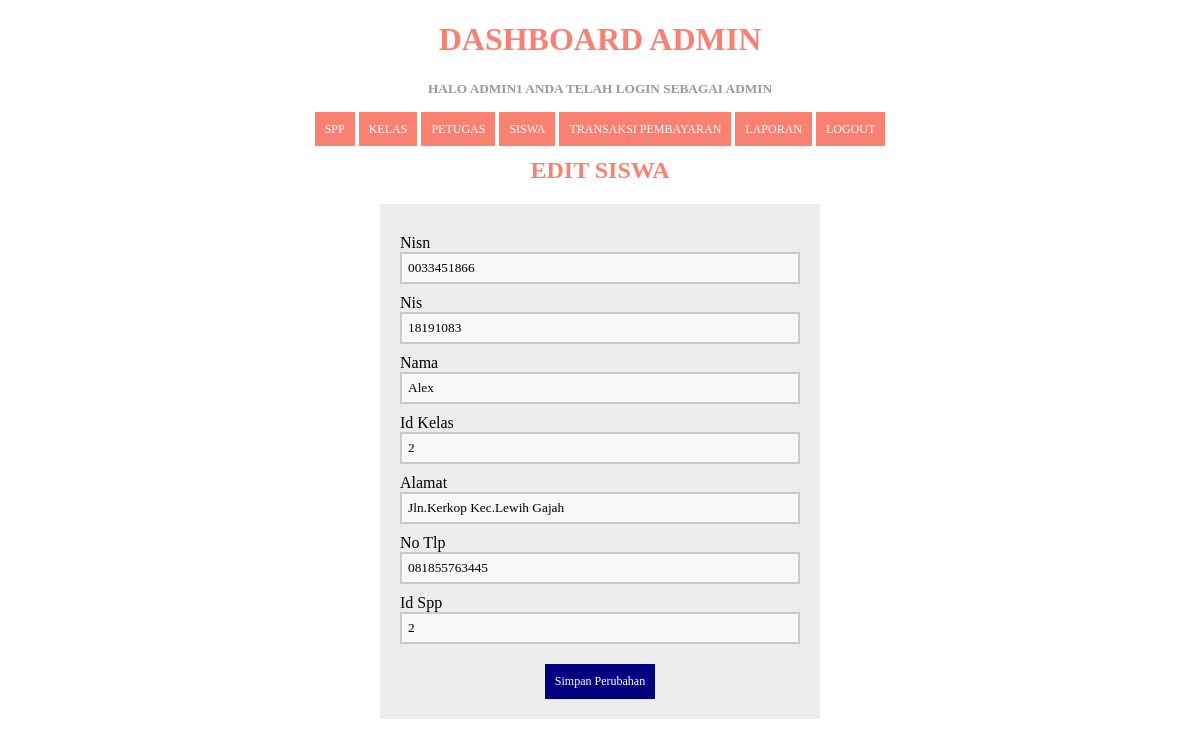
The page /edit_siswa.php?id=0033451866 (signed in) on the database its author committed.
### tables this page shows
CREATE TABLE `tb_siswa` (
  `nisn` char(10) NOT NULL,
  `nis` char(8) NOT NULL,
  `nama` varchar(35) NOT NULL,
  `id_kelas` int(11) NOT NULL,
  `alamat` text NOT NULL,
  `no_tlp` varchar(13) NOT NULL,
  `id_spp` int(11) NOT NULL
);

### edit_siswa.php (the view, shortened to what this page needs)
<?php
include 'koneksi.php';
  if (isset($_GET['id'])) {
    $id = ($_GET["id"]);
    $query = "SELECT * FROM tb_siswa WHERE nisn='$id'";
    $result = mysqli_query($koneksi, $query);
    $data = mysqli_fetch_assoc($result);
  } else {
    echo "<script>alert('Masukkan data id.');window.location='siswa.php';</script>";
  }
  ?>
<!DOCTYPE html>
<html>
  <head>
  </head>
<body>
  <?php
  include ('header.php');
?>
      <center>
        <h2>Edit Siswa</h2>
      <center>
      <form method="POST" action="proses_editsiswa.php" enctype="multipart/form-data" >
      <section class="base">
         <div>
          <label>Nisn</label>
          <input type="text" name="nisn" value="<?php echo $data['nisn']; ?>" required=""/>
        </div>
        <div>
          <label>Nis</label>
          <input type="text" name="nis" value="<?php echo $data['nis']; ?>" required=""/>
        </div>
        <div>
          <label>Nama</label>
         <input type="text" name="nama" value="<?php echo $data['nama']; ?>" required=""/>
        </div>
        <div>
          <label>Id Kelas</label>
         <input type="text" name="id_kelas" value="<?php echo $data['id_kelas']; ?>" required=""/>
        </div>
        <div>
          <label>Alamat</label>
         <input type="text" name="alamat" value="<?php echo $data['alamat']; ?>" required=""/>
        </div>
        <div>
          <label>No Tlp</label>
         <input type="text" name="no_tlp" value="<?php echo $data['no_tlp']; ?>" required=""/>
        </div>
        <div>
          <label>Id Spp</label>
         <input type="text" name="id_spp" value="<?php echo $data['id_spp']; ?>" required=""/>
        </div>
        <div>
         <button type="submit">Simpan Perubahan</button>
        </div>
        </section>
      </form>
</body>
</html>

### edit_siswa.php (style rules this page uses)
* { font-family: "Trebuchet MS"; }
h2 { text-transform: uppercase; color: salmon; }
button { background-color: navy; color: #fff; padding: 10px; text-decoration: none; font-size: 12px; border: 0px; margin-top: 20px; }
label { margin-top: 10px; float: left; text-align: left; width: 100%; }
input { padding: 6px; width: 100%; box-sizing: border-box; background: #f8f8f8; border: 2px solid #ccc; outline-color: navy; }
div { width: 100%; height: auto; }
.base { width: 400px; height: auto; padding: 20px; margin-left: auto; margin-right: auto; background: #ededed; }

### header.php (style rules this page uses)
* { font-family: "Trebuchet MS"; }

### rows shown on the page
tb_siswa: nisn "0033451866", nis "18191083", nama "Alex", id_kelas "2", alamat "Jln.Kerkop Kec.Lewih Gajah", no_tlp "081855763445", id_spp "2"

### other values the page prints
$_SESSION['username'] "ADMIN1"
$_SESSION['level'] "ADMIN"
